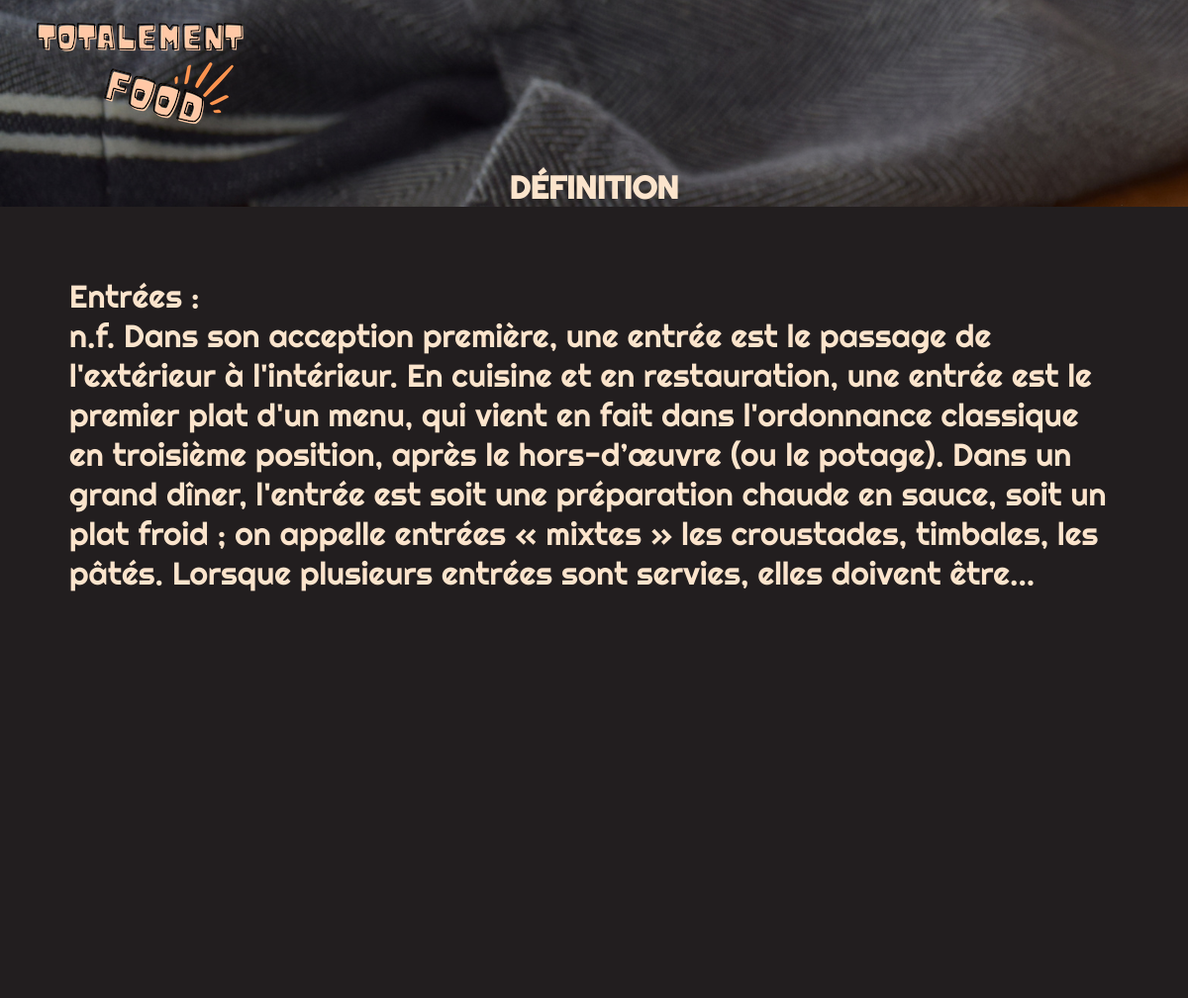
Page /totalement_food/categories/1 on the committed database.
### totalement_food/models.py (models this page shows, shortened)
class Categorie(models.Model):
    titre = models.CharField(max_length=200)
    definition = models.TextField(null=True)

### totalement_food/views.py (the view)
def vue_categorie(request, categorie_id):
    categorie = Categorie.objects.get(id=categorie_id)
    return render(request, 'totalement_food/vue_categorie.html', {'categorie': categorie})

### totalement_food/templates/totalement_food/vue_categorie.html (shortened to what this page needs)
{% load static %}
<html lang="en">
<head>
    <link rel="stylesheet" href="{% static 'totalement_food/liste_categories.css' %}">
<body>
    <header>
        <nav>
            <figure>
                <a href="/totalement_food"><img src={% static 'totalement_food/images/logo.png' %}
                        alt="logo Totalement Food"></a>
            </figure>
        </nav>
        <div class="banniere">
            <img src={% static 'totalement_food/images/banniere.png' %} alt="banniere TF">
        </div>
        <div class="content">
            <h1 class="title">DÉFINITION</h1>
        </div>
    </header>
    <div class="container">
        <div class="col-12">
            <p>{{categorie.titre}} : <br>
                {{categorie.definition}}</p>
        </div>
    </div>
</body>
</html>

### totalement_food/static/totalement_food/liste_categories.css (style rules this page uses)
* { margin: 0; box-sizing: border-box; }
body { font-family: 'Manrope', sans-serif; font-size: 1em; background-color: #1f2039; Ã’ }
a, th, tr { color: #FBE4CC ; font-family: 'Manrope', sans-serif; font-size: 1em; text-decoration: none; }
.container { width: 100%; height: 100%; display: flex; flex-direction: column; align-items: center; justify-content:flex-start; padding: 70px; font-family: 'Righteous', cursive; font-size: 1em; background-color: #221e1f; color: #FBE4CC; }
.col-12 { font-size: xx-large; }
.banniere { position: absolute; height: 100vh; z-index: -1; inset: 0px; background-size: cover; background-color: transparent; background-repeat: no-repeat; background-position: center; }
.content { top: 50%; left: 50%; text-align: center; color: #FBE4CC; font-family: 'Righteous', cursive; }

### rows in the picture
Categorie: titre "Entrées", definition "n.f. Dans son acception première, une entrée est le passage de l'extérieur à l'intérieur. En cuisine et en restauration, une entrée est le premier plat d'un menu, qui vient en fait dans l'ordonnance classique en troisième position, après le hors-d’œuvre (ou le potage). Dans un grand dîner, l'entrée est soit une préparation chaude en sauce, soit un plat froid ; on appelle entrées « mixtes » les croustades, timbales, les pâtés. Lorsque plusieurs entrées sont servies, elles doivent être..."
